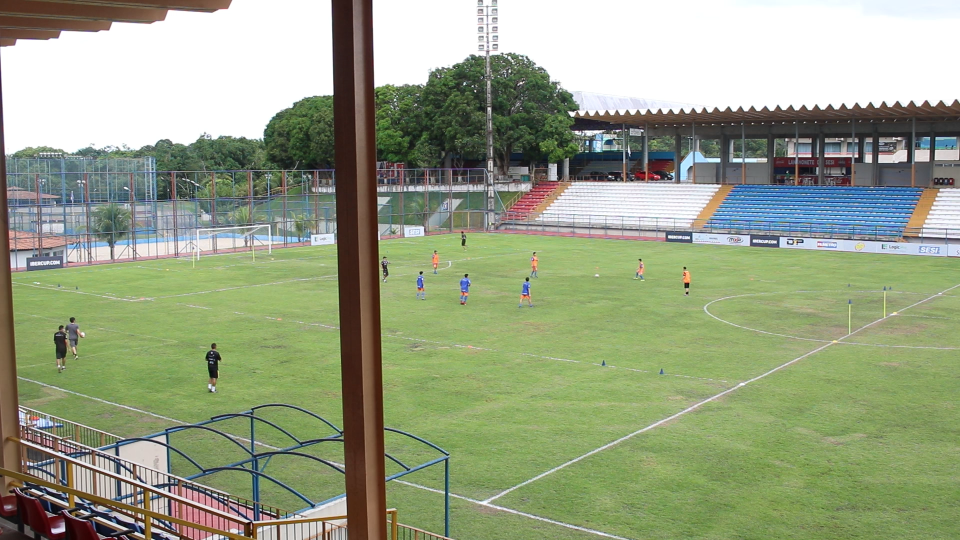
#> input picture 2_delimitarCampo/entrada.png, 1920 x 1080 px (shown at 1/2 size)
$ python campo.py
#> lines starting #> are read from the running program, lines starting #| are printed output that depends on the picture; after the words box and inside, x2 and y2 are one past the last pixel; in counts of white or black regions, pixels touching at a corner belong together
import cv2
import numpy as np
from shapely.geometry import Point, Polygon

img = cv2.imread("entrada.png")
#> img is the input picture: shape (1080, 1920, 3); mean B, G, R 132.9, 161.4, 151.7

points = np.array([[118, 571], [1485, 768],
                [1916, 569], [862,487]],
               np.int32)

cv2.polylines(img, [points], True, (0,255,0), 2)
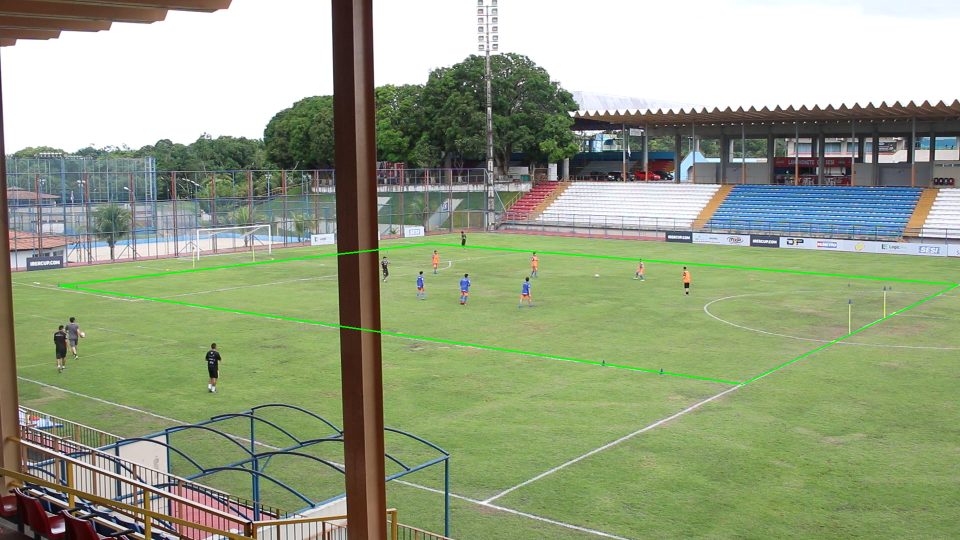
#> img: shape (1080, 1920, 3) (shown at 1/2 size); 0.51% of pixels changed, all inside (x1, y1, x2, y2) = (117, 486, 1918, 770)

cv2.imwrite("./img_campo.jpg", img)

cv2.waitKey(0)

$ run again, with 2_delimitarCampo/img_campo_homografia2.jpg saved as 2_delimitarCampo/entrada.png
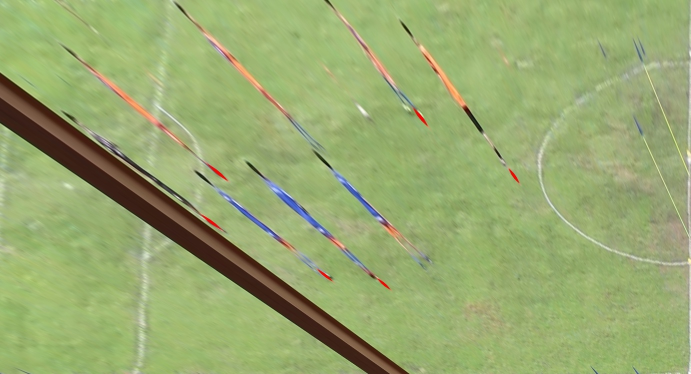
#> input picture 2_delimitarCampo/img_campo_homografia2.jpg, 1381 x 748 px (shown at 1/2 size)
#> img is the input picture: shape (748, 1381, 3); mean B, G, R 111.8, 169.7, 151.9
#> `cv2.polylines(img, [points], True, (0,255,0), 2)`:
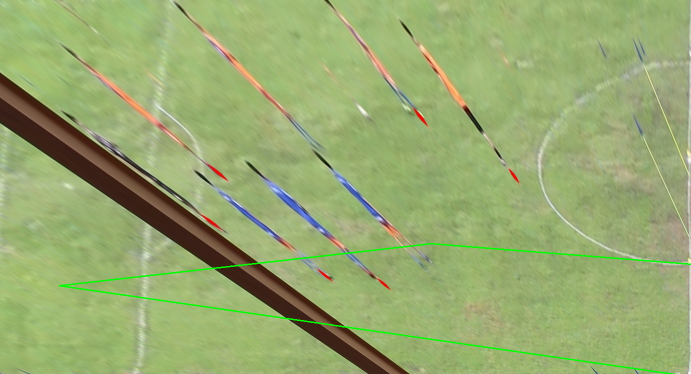
#> img: shape (748, 1381, 3) (shown at 1/2 size); 0.72% of pixels changed, all inside (x1, y1, x2, y2) = (117, 486, 1381, 748)
